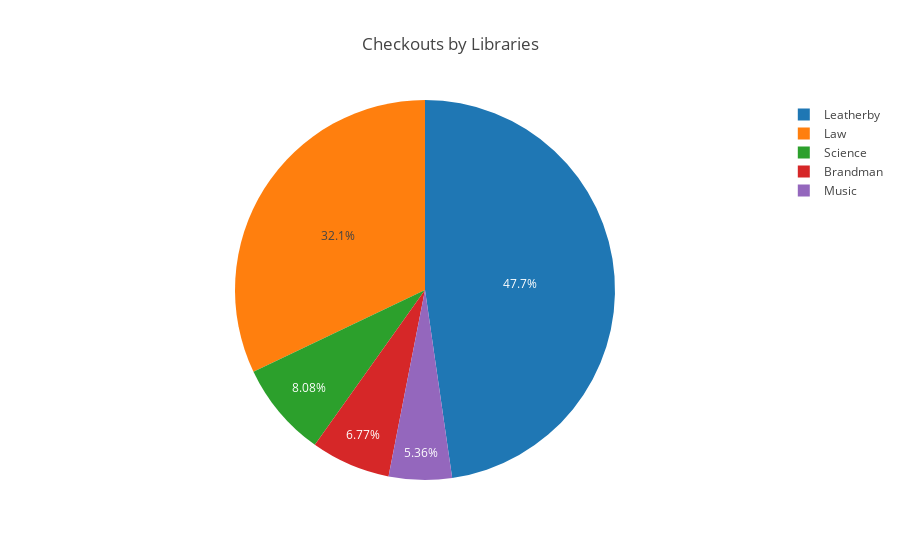

The cell this chart's notebook holds for it:
### Markdown cell above
### Example Two: Import a script as a module
Jupyter was actually designed to communicate experiements and ideas. So, the code parts in cells should not be long unnecessarily. Ideally, it is good just to import the code, unless the main goal is to share the code itself. In this second example, we will just import the exactly same script as a module.<br>
**[Warning] You need to restart the current kernel to make a modified script be effective.**

### Code cell
import first

### Figure 1 — Plotly figure (JSON) as saved in the notebook; plotly's stock layout.template omitted (floating-point values rounded to 4 significant figures)
{"data": [{"labels": ["Leatherby", "Law", "Science", "Music", "Brandman"], "type": "pie", "values": [543, 365, 92, 61, 77]}], "layout": {"title": "Checkouts by Libraries"}}
